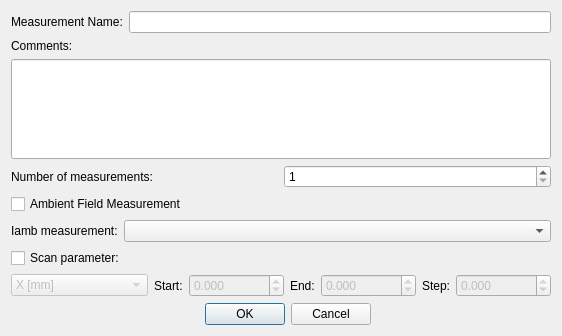
<?xml version="1.0" encoding="UTF-8"?>
<ui version="4.0">
 <class>MeasurementDialog</class>
 <widget class="QDialog" name="MeasurementDialog">
  <property name="geometry">
   <rect>
    <x>0</x>
    <y>0</y>
    <width>538</width>
    <height>335</height>
   </rect>
  </property>
  <property name="windowTitle">
   <string>Dialog</string>
  </property>
  <layout class="QGridLayout" name="gridLayout">
   <item row="6" column="0">
    <widget class="QCheckBox" name="chb_scan">
     <property name="text">
      <string>Scan parameter:</string>
     </property>
    </widget>
   </item>
   <item row="2" column="0">
    <widget class="QLineEdit" name="le_comments">
     <property name="minimumSize">
      <size>
       <width>0</width>
       <height>100</height>
      </size>
     </property>
     <property name="alignment">
      <set>Qt::AlignLeading|Qt::AlignLeft|Qt::AlignTop</set>
     </property>
    </widget>
   </item>
   <item row="7" column="0">
    <layout class="QHBoxLayout" name="horizontalLayout_5">
     <item>
      <widget class="QComboBox" name="cmb_scan_param">
       <property name="enabled">
        <bool>false</bool>
       </property>
       <item>
        <property name="text">
         <string>X [mm]</string>
        </property>
       </item>
       <item>
        <property name="text">
         <string>Y [mm]</string>
        </property>
       </item>
       <item>
        <property name="text">
         <string>Speed [rev/s]</string>
        </property>
       </item>
       <item>
        <property name="text">
         <string>Acceleration [rev/s²]</string>
        </property>
       </item>
       <item>
        <property name="text">
         <string>Jerk [rev/s³]</string>
        </property>
       </item>
       <item>
        <property name="text">
         <string>Current [A]</string>
        </property>
       </item>
      </widget>
     </item>
     <item>
      <widget class="QLabel" name="label_5">
       <property name="text">
        <string>Start:</string>
       </property>
      </widget>
     </item>
     <item>
      <widget class="QDoubleSpinBox" name="dsb_scan_start">
       <property name="enabled">
        <bool>false</bool>
       </property>
       <property name="decimals">
        <number>3</number>
       </property>
       <property name="minimum">
        <double>-100000.000000000000000</double>
       </property>
       <property name="maximum">
        <double>100000.000000000000000</double>
       </property>
      </widget>
     </item>
     <item>
      <widget class="QLabel" name="label_6">
       <property name="text">
        <string>End:</string>
       </property>
      </widget>
     </item>
     <item>
      <widget class="QDoubleSpinBox" name="dsb_scan_end">
       <property name="enabled">
        <bool>false</bool>
       </property>
       <property name="decimals">
        <number>3</number>
       </property>
       <property name="minimum">
        <double>-100000.000000000000000</double>
       </property>
       <property name="maximum">
        <double>100000.000000000000000</double>
       </property>
      </widget>
     </item>
     <item>
      <widget class="QLabel" name="label_7">
       <property name="text">
        <string>Step:</string>
       </property>
      </widget>
     </item>
     <item>
      <widget class="QDoubleSpinBox" name="dsb_scan_step">
       <property name="enabled">
        <bool>false</bool>
       </property>
       <property name="decimals">
        <number>3</number>
       </property>
       <property name="minimum">
        <double>-100000.000000000000000</double>
       </property>
       <property name="maximum">
        <double>100000.000000000000000</double>
       </property>
      </widget>
     </item>
    </layout>
   </item>
   <item row="1" column="0">
    <widget class="QLabel" name="label_2">
     <property name="text">
      <string>Comments:</string>
     </property>
    </widget>
   </item>
   <item row="4" column="0">
    <widget class="QCheckBox" name="chb_Iamb">
     <property name="text">
      <string>Ambient Field Measurement</string>
     </property>
    </widget>
   </item>
   <item row="5" column="0">
    <layout class="QHBoxLayout" name="horizontalLayout_3">
     <item>
      <widget class="QLabel" name="label_3">
       <property name="sizePolicy">
        <sizepolicy hsizetype="Maximum" vsizetype="Preferred">
         <horstretch>0</horstretch>
         <verstretch>0</verstretch>
        </sizepolicy>
       </property>
       <property name="text">
        <string>Iamb measurement:</string>
       </property>
      </widget>
     </item>
     <item>
      <widget class="QComboBox" name="cmb_Iamb"/>
     </item>
    </layout>
   </item>
   <item row="0" column="0">
    <layout class="QHBoxLayout" name="horizontalLayout_2">
     <item>
      <widget class="QLabel" name="label">
       <property name="sizePolicy">
        <sizepolicy hsizetype="Maximum" vsizetype="Preferred">
         <horstretch>0</horstretch>
         <verstretch>0</verstretch>
        </sizepolicy>
       </property>
       <property name="text">
        <string>Measurement Name:</string>
       </property>
      </widget>
     </item>
     <item>
      <widget class="QLineEdit" name="le_meas_name"/>
     </item>
    </layout>
   </item>
   <item row="3" column="0">
    <layout class="QHBoxLayout" name="horizontalLayout_4">
     <item>
      <widget class="QLabel" name="label_4">
       <property name="text">
        <string>Number of measurements:</string>
       </property>
      </widget>
     </item>
     <item>
      <widget class="QSpinBox" name="sb_repetitions">
       <property name="minimum">
        <number>1</number>
       </property>
       <property name="value">
        <number>1</number>
       </property>
      </widget>
     </item>
    </layout>
   </item>
   <item row="8" column="0">
    <layout class="QHBoxLayout" name="horizontalLayout">
     <item>
      <spacer name="horizontalSpacer">
       <property name="orientation">
        <enum>Qt::Horizontal</enum>
       </property>
       <property name="sizeHint" stdset="0">
        <size>
         <width>40</width>
         <height>20</height>
        </size>
       </property>
      </spacer>
     </item>
     <item>
      <widget class="QDialogButtonBox" name="buttonBox">
       <property name="orientation">
        <enum>Qt::Horizontal</enum>
       </property>
       <property name="standardButtons">
        <set>QDialogButtonBox::Cancel|QDialogButtonBox::Ok</set>
       </property>
      </widget>
     </item>
     <item>
      <spacer name="horizontalSpacer_2">
       <property name="orientation">
        <enum>Qt::Horizontal</enum>
       </property>
       <property name="sizeHint" stdset="0">
        <size>
         <width>40</width>
         <height>20</height>
        </size>
       </property>
      </spacer>
     </item>
    </layout>
   </item>
  </layout>
 </widget>
 <resources/>
 <connections>
  <connection>
   <sender>buttonBox</sender>
   <signal>accepted()</signal>
   <receiver>MeasurementDialog</receiver>
   <slot>accept()</slot>
   <hints>
    <hint type="sourcelabel">
     <x>248</x>
     <y>254</y>
    </hint>
    <hint type="destinationlabel">
     <x>157</x>
     <y>274</y>
    </hint>
   </hints>
  </connection>
  <connection>
   <sender>buttonBox</sender>
   <signal>rejected()</signal>
   <receiver>MeasurementDialog</receiver>
   <slot>reject()</slot>
   <hints>
    <hint type="sourcelabel">
     <x>316</x>
     <y>260</y>
    </hint>
    <hint type="destinationlabel">
     <x>286</x>
     <y>274</y>
    </hint>
   </hints>
  </connection>
  <connection>
   <sender>chb_Iamb</sender>
   <signal>clicked(bool)</signal>
   <receiver>cmb_Iamb</receiver>
   <slot>setDisabled(bool)</slot>
   <hints>
    <hint type="sourcelabel">
     <x>221</x>
     <y>141</y>
    </hint>
    <hint type="destinationlabel">
     <x>272</x>
     <y>166</y>
    </hint>
   </hints>
  </connection>
  <connection>
   <sender>chb_scan</sender>
   <signal>clicked(bool)</signal>
   <receiver>cmb_scan_param</receiver>
   <slot>setEnabled(bool)</slot>
   <hints>
    <hint type="sourcelabel">
     <x>75</x>
     <y>288</y>
    </hint>
    <hint type="destinationlabel">
     <x>83</x>
     <y>320</y>
    </hint>
   </hints>
  </connection>
  <connection>
   <sender>chb_scan</sender>
   <signal>clicked(bool)</signal>
   <receiver>dsb_scan_end</receiver>
   <slot>setEnabled(bool)</slot>
   <hints>
    <hint type="sourcelabel">
     <x>268</x>
     <y>309</y>
    </hint>
    <hint type="destinationlabel">
     <x>353</x>
     <y>334</y>
    </hint>
   </hints>
  </connection>
  <connection>
   <sender>chb_scan</sender>
   <signal>clicked(bool)</signal>
   <receiver>dsb_scan_start</receiver>
   <slot>setEnabled(bool)</slot>
   <hints>
    <hint type="sourcelabel">
     <x>268</x>
     <y>309</y>
    </hint>
    <hint type="destinationlabel">
     <x>223</x>
     <y>334</y>
    </hint>
   </hints>
  </connection>
  <connection>
   <sender>chb_scan</sender>
   <signal>clicked(bool)</signal>
   <receiver>dsb_scan_step</receiver>
   <slot>setEnabled(bool)</slot>
   <hints>
    <hint type="sourcelabel">
     <x>268</x>
     <y>309</y>
    </hint>
    <hint type="destinationlabel">
     <x>484</x>
     <y>334</y>
    </hint>
   </hints>
  </connection>
 </connections>
</ui>
